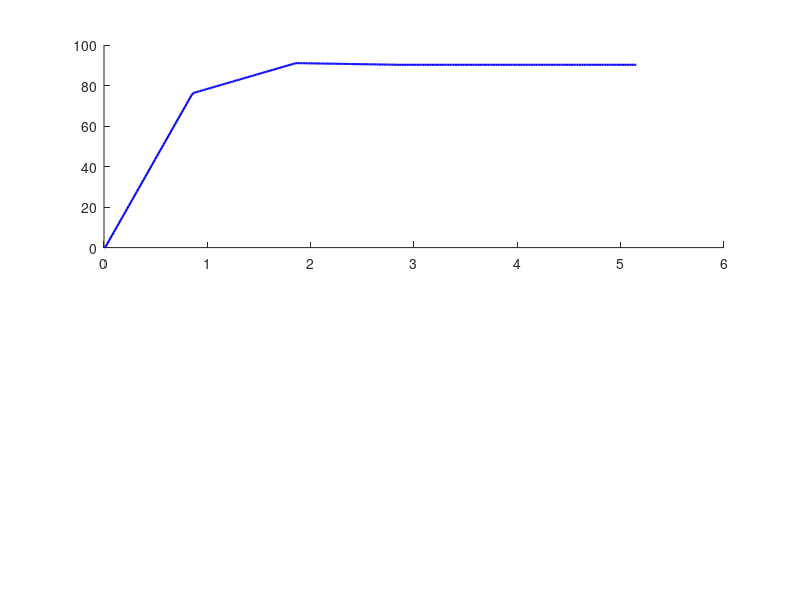

Recreate this plot in MATLAB. (Note: this script raises an error after producing the figure.)
%% Controller Response Visualization
% Parse and plot log_1.csv, log_2.csv, and log_3.csv
% Experiments with different initial orientation errors
clear; clc; close all;
%% Task 6
%% Load data from CSV files (skip header row)
data1 = dlmread('log_1.csv', ';', 1, 0);  % 90° initial error
data2 = dlmread('log_2.csv', ';', 1, 0);  % 180° initial error
data3 = dlmread('log_3.csv', ';', 1, 0);  % 45° initial error

%% Trim leading zeros: keep only one zero sample before motion starts
idx1 = find(data1(:,4) ~= 0, 1) - 1; data1 = data1(idx1:end, :);
idx2 = find(data2(:,4) ~= 0, 1) - 1; data2 = data2(idx2:end, :);
idx3 = find(data3(:,4) ~= 0, 1) - 1; data3 = data3(idx3:end, :);

%% Extract and normalize time (convert from microseconds to seconds, start from 0)
t1 = (data1(:,1) - data1(1,1)) / 1e6;
t2 = (data2(:,1) - data2(1,1)) / 1e6;
t3 = (data3(:,1) - data3(1,1)) / 1e6;

%% Extract orientation data and unwrap to remove ±180° discontinuities
% unwrap works in radians: convert deg->rad, unwrap, convert back to deg
theta1 = rad2deg(unwrap(deg2rad(data1(:,4))));
theta2 = rad2deg(unwrap(deg2rad(data2(:,4))));
theta3 = rad2deg(unwrap(deg2rad(data3(:,4))));

%% Plot Theta (orientation) response in separate windows
sp1 = 90;  sp2 = 180;  sp3 = 45;

datasets = { {t1, theta1, sp1, '90° initial error', 'b'}, ...
             {t2, theta2, sp2, '180° initial error', 'b'}, ...
             {t3, theta3, sp3, '45° initial error', 'b'} };

for i = 1:3
    t = datasets{i}{1};
    theta = datasets{i}{2};
    sp = datasets{i}{3};
    name = datasets{i}{4};
    color = datasets{i}{5};
    
    figure('Name', ['Controller Response - ' name]);
    
    % Subplot 1: Full Response
    subplot(2,1,1);
    hold on;
    plot(t, theta, [color '-'], 'LineWidth', 1.5, 'DisplayName', 'Response');
    yline(sp, [color '--'], 'LineWidth', 1.5, 'DisplayName', 'Setpoint');
    xlabel('Time [s]');
    ylabel('\theta [deg]');
    title(['Full Response: ' name]);
    legend('Location', 'best');
    grid on;
    hold off;
    
    % Subplot 2: Zoomed-in Steady State
    subplot(2,1,2);
    hold on;
    plot(t, theta, [color '-'], 'LineWidth', 1.5, 'DisplayName', 'Response');
    yline(sp, [color '--'], 'LineWidth', 1.5, 'DisplayName', 'Setpoint');
    
    % Zoom to the last 20% of the time
    t_zoom_start = t(end) * 0.8;
    xlim([t_zoom_start, t(end)]);
    
    % Adjust Y-limits to center around setpoint and show steady state error
    zoom_idx = t >= t_zoom_start;
    theta_zoom = theta(zoom_idx);
    if ~isempty(theta_zoom)
        y_margin = max(0.5, max(abs(theta_zoom - sp)) * 1.5); % Dynamic margin
        ylim([sp - y_margin, sp + y_margin]);
        
        % Calculate steady state error (use the max. value of the last window)
        [max_err, max_idx] = max(abs(theta_zoom - sp));
        ss_error = theta_zoom(max_idx) - sp;
        
        % Add text box with steady state error
        text_str = sprintf('Steady-State Error: %.3f°', ss_error);
        
        % Get legend position to place the text box right above it
        lgd = legend('Location', 'best');
        drawnow; % Force update to get actual legend position
        lgd_pos = lgd.Position;
        
        % Place text box above the legend, shifted slightly left to avoid crossing boundaries
        annotation('textbox', [lgd_pos(1) - 0.07, lgd_pos(2) + lgd_pos(4) + 0.02, lgd_pos(3), 0.07], ...
            'String', text_str, 'FitBoxToText', 'on', 'BackgroundColor', 'white', 'EdgeColor', 'black');
    end
    if i==2
        % Easily visualize the ripple.
        xlim([3.425 5.503]);
        ylim([179.59 180.66]);
    
    end
    xlabel('Time [s]');
    ylabel('\theta [deg]');
    title('Steady-State Error');
    grid on;
    hold off;
end
%% Task 8
%% ========================================================================
%% Position Controller Response Visualization (Scenario 3)
%% ========================================================================

%% Load data from CSV files (skip header row)
data6 = dlmread('log_6.csv', ';', 1, 0);  % Scenario 3: Mixed Diagonal (-1, 1)

%% Extract and normalize time (convert from microseconds to seconds, start from 0)
t6 = (data6(:,1) - data6(1,1)) / 1e6;

%% Extract position data
x6 = data6(:,2); y6 = data6(:,3);

%% Calculate Error (Target X is -1, Target Y is 1)
error_x6 = -1 - x6;
error_y6 = 1 - y6;

%% Plot Position vs Time and Error
figure('Name', 'Position Control - Scenario 3');
% X and Y Position vs Time
subplot(2,1,1);
hold on;
plot(t6, x6, 'b-', 'LineWidth', 1.5, 'DisplayName', 'X Position');
plot(t6, y6, 'r-', 'LineWidth', 1.5, 'DisplayName', 'Y Position');
yline(-1, 'k--', 'LineWidth', 1, 'DisplayName', 'Target X');
yline(1, 'r--', 'LineWidth', 1, 'DisplayName', 'Target Y');
xlabel('Time [s]');
ylabel('Position [m]');
title('Scenario 3: Position vs Time');
legend('Location', 'best');
grid on;
hold off;

% X Error vs Time (Zoomed-in Steady State)
subplot(2,1,2);
hold on;
plot(t6, x6, 'b-', 'LineWidth', 1.5, 'DisplayName', 'X Position');
yline(-1, 'k--', 'LineWidth', 1, 'DisplayName', 'Target X');

% Zoom to the last 20% of the time
t_zoom_start = t6(end) * 0.8;
xlim([t_zoom_start, t6(end)]);

% Adjust Y-limits to center around setpoint and show steady state error
zoom_idx = t6 >= t_zoom_start;
x_zoom = x6(zoom_idx);
sp_x = -1;
if ~isempty(x_zoom)
    y_margin = max(0.05, max(abs(x_zoom - sp_x)) * 1.5); % Dynamic margin
    ylim([sp_x - y_margin, sp_x + y_margin]);
    
    % Calculate steady state error (use the max. value of the last window)
    [max_err, max_idx] = max(abs(x_zoom - sp_x));
    ss_error = x_zoom(max_idx) - sp_x;
    
    % Add text box with steady state error
    text_str = sprintf('Steady-State Error: %.3f m', ss_error);
    
    % Get legend position to place the text box right above it
    lgd = legend('Location', 'best');
    drawnow; % Force update to get actual legend position
    lgd_pos = lgd.Position;
    
    % Place text box above the legend, shifted slightly left to avoid crossing boundaries
    annotation('textbox', [lgd_pos(1) - 0.07, lgd_pos(2) + lgd_pos(4) + 0.02, lgd_pos(3), 0.07], ...
        'String', text_str, 'FitBoxToText', 'on', 'BackgroundColor', 'white', 'EdgeColor', 'black');
end

xlabel('Time [s]');
ylabel('Position [m]');
title('Steady-State Error (Position)');
grid on;
hold off;

% Export the last figure to PDF
exportgraphics(gcf, 'task_8_ss-err_3.pdf', 'ContentType', 'vector');